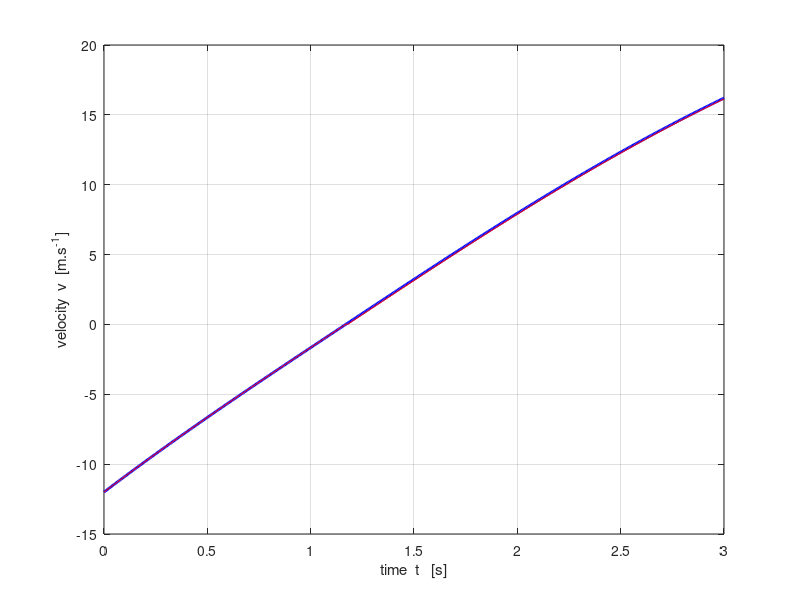
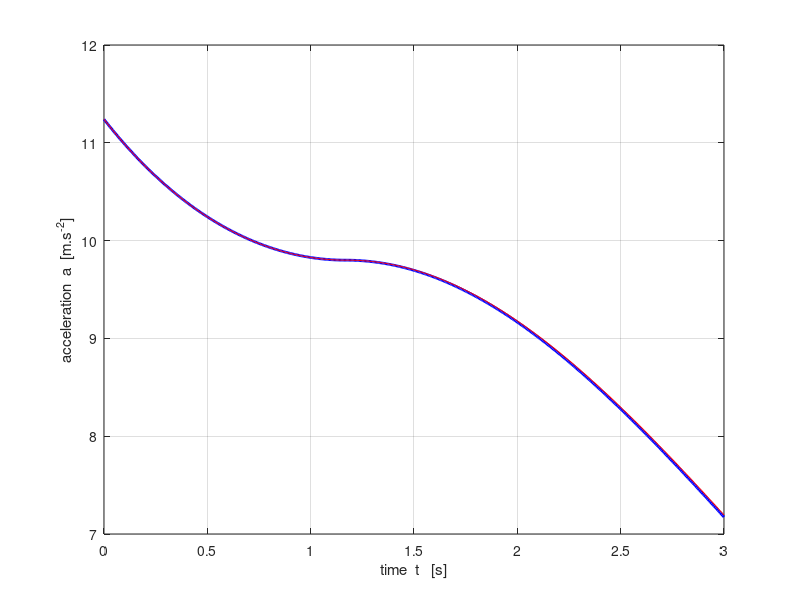
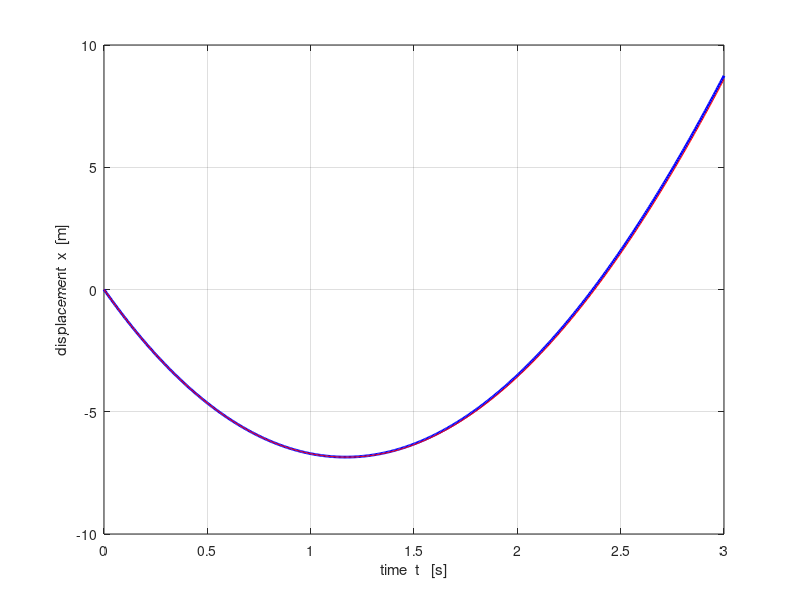
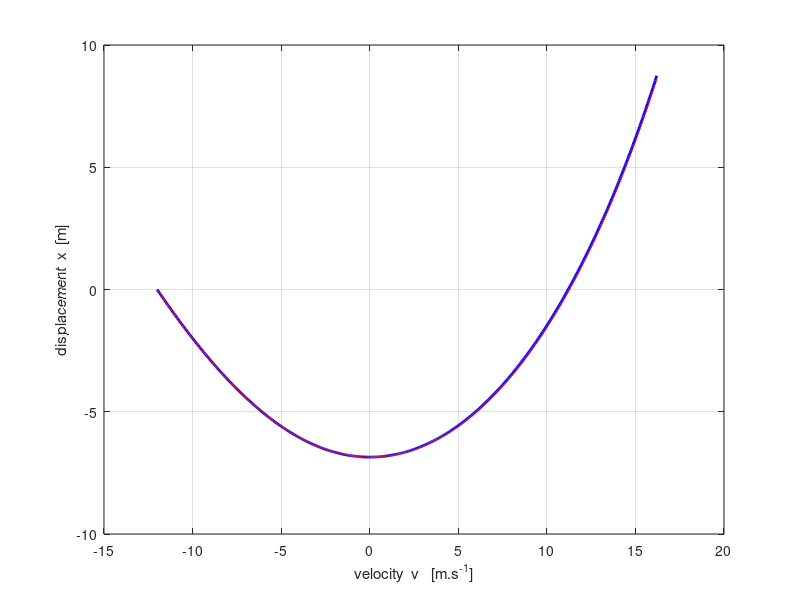

Source code (MATLAB) for these figures, in order:
% mec_mg_fr_v2.m

% 21 apr 2015
% Ian Cooper   School of Physics   University of Sydney
% cooper@physics.usyd.edu.au
% http://www.physics.usyd.edu.au/teach_res/mp/mphome.htm

clear all
close all
clc

m = 1e-2;
b = 1e-4;                 % alpha
v0 = -12;
g = 9.8;

tMin = 0;
tMax = 3;
N = 500;

vT = sqrt(m*g/b);
t = linspace(tMin,tMax,N);
dt = t(2)-t(1);
x = zeros(N,1);
v = zeros(N,1);
a = zeros(N,1);
x(1) = 0;
v(1) = v0;
a(1) = g - (b/m) * v(1)^3/abs(v(1));
v(2) = v(1) + a(1) * dt;
a(2) = g - (b/m) * v(2)^3/abs(v(2));
v(2) = v(1) + 0.5 *(a(1)+a(2)) * dt;

x(2) = 0.5*(v(1)+v(2))*dt + 0.5*0.5*(a(1)+a(2))*dt^2;



for k = 1 : N-2
    v(k+2) = v(k) + 2*dt * (g - (b/m) * v(k+1)^3/abs(v(k+1)));
end

 for k = 1 : N-2
     x(k+2) = x(k) + 2*dt * v(k+1);
 end

a = g - (b/m) .* v.^3 ./ abs(v);

% ANALYTICAL ==============================================================

k = 1; flag = -1;
while flag < 0
  vA(k) = vT * tan(atan(v0/vT) + (g/vT)* t(k));  
  aA(k) = g + (b/m) * vA(k)^2;
  xA(k) = vT^2/(2*g) * log((vT^2+vA(k)^2)/(vT^2+v0^2)); 
  if vA(k) >= 0; flag = 0; end;
  k = k+1;
 
end
  ks = k; x0 = xA(k-1);
  
for k = ks : N
  v0 = 0;  
  K1 = exp( -(2*g/vT) * (t(k)- t(ks)));  
  vA(k) = (v0+vT) + (v0-vT) .* K1;
  vA(k) = vA(k) / ((v0+vT) - (v0-vT)* K1);
  vA(k) = vA(k) * vT;
  xA(k) = x0 + (vT^2/(2*g)) * log((vT^2 - v0^2)/(vT^2 - vA(k)^2));
  aA(k) = g - (b/m) * vA(k)^2;
end
% GRAPHICS ================================================================

figure(1)
col = 'b';
fs = 9;
set(gcf,'units','normalized','position',[0.2 0.2 0.18 0.22]);
tx = 'time  t   [s]';
ty = 'velocity  v  [m.s^{-1}]';
xP = t; yP = v;

Xrange = [0 1.0 * max(xP)];
Yrange = [0 1.1 * max(yP)];
Xrange = [0 1.0 * 2];
Yrange = [0 1.1 * 10];
   plot(xP,yP,col,'lineWidth',2)
hold on
yP = vA;
   plot(xP,yP,'r')
grid on
xlabel(tx); ylabel(ty);
%set(gca,'Xlim',Xrange);
%set(gca,'Ylim',Yrange);

figure(2)
fs = 9;
set(gcf,'units','normalized','position',[0.4 0.2 0.18 0.22]);
tx = 'time  t   [s]';
ty = 'acceleration  a  [m.s^{-2}]';
xP = t; yP = a;

Xrange = [0 1.0 * max(xP)];
Yrange = [-1.1*max(yP) 1.1 * max(yP)];
Xrange = [0 1.0 * 2];
Yrange = [-1.1*10 1.1 * 10];
   plot(xP,yP,col','lineWidth',2)
hold on
yP = aA;
    plot(xP,yP,'r')
grid on
xlabel(tx); ylabel(ty);
%set(gca,'Xlim',Xrange);
%set(gca,'Ylim',Yrange);

figure(3)
fs = 9;
set(gcf,'units','normalized','position',[0.6 0.2 0.18 0.22]);
tx = 'time  t   [s]';
ty = 'displacement  x  [m]';
xP = t; yP = x;

Xrange = [0 1.0 * max(xP)];
Yrange = [0 1.1 * max(yP)];
Xrange = [0 1.0 * 2];
Yrange = [-20 1.1 * 40];
   plot(xP,yP,col','lineWidth',2)
hold on
yP = xA;
     plot(xP,yP,'r')
grid on
xlabel(tx); ylabel(ty);
%set(gca,'Xlim',Xrange);
%set(gca,'Ylim',Yrange);
 
figure(4)
fs = 9;
set(gcf,'units','normalized','position',[0.8 0.2 0.18 0.22]);
tx = 'velocity  v   [m.s^{-1}]';
ty = 'displacement  x  [m]';
xP = v; yP = x;

Xrange = [0 1.0 * max(xP)];
Yrange = [0 1.1 * max(yP)];
Xrange = [0 1.0 * 2];
Yrange = [0 1.1 * 10];
   plot(xP,yP,col','lineWidth',2)
hold on
 yP = xA;
     plot(xP,yP,'r')
grid on
xlabel(tx); ylabel(ty);
%set(gca,'Xlim',Xrange);
%set(gca,'Ylim',Yrange);
